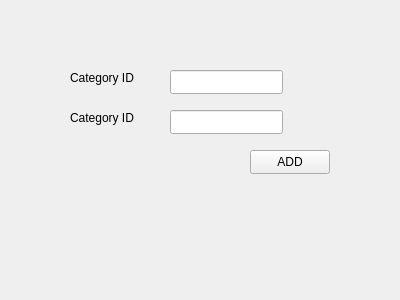
<?xml version="1.0" encoding="UTF-8"?>
<ui version="4.0">
 <class>Form</class>
 <widget class="QWidget" name="Form">
  <property name="geometry">
   <rect>
    <x>0</x>
    <y>0</y>
    <width>400</width>
    <height>300</height>
   </rect>
  </property>
  <property name="windowTitle">
   <string>Form</string>
  </property>
  <widget class="QLineEdit" name="lineEdit">
   <property name="geometry">
    <rect>
     <x>170</x>
     <y>70</y>
     <width>113</width>
     <height>24</height>
    </rect>
   </property>
  </widget>
  <widget class="QLabel" name="label">
   <property name="geometry">
    <rect>
     <x>70</x>
     <y>70</y>
     <width>71</width>
     <height>16</height>
    </rect>
   </property>
   <property name="text">
    <string>Category ID</string>
   </property>
  </widget>
  <widget class="QPushButton" name="pushButton">
   <property name="geometry">
    <rect>
     <x>250</x>
     <y>150</y>
     <width>80</width>
     <height>24</height>
    </rect>
   </property>
   <property name="text">
    <string>ADD</string>
   </property>
  </widget>
  <widget class="QLineEdit" name="lineEdit_2">
   <property name="geometry">
    <rect>
     <x>170</x>
     <y>110</y>
     <width>113</width>
     <height>24</height>
    </rect>
   </property>
   <property name="text">
    <string/>
   </property>
  </widget>
  <widget class="QLabel" name="label_2">
   <property name="geometry">
    <rect>
     <x>70</x>
     <y>110</y>
     <width>91</width>
     <height>16</height>
    </rect>
   </property>
   <property name="text">
    <string>Category ID</string>
   </property>
  </widget>
 </widget>
 <resources/>
 <connections/>
</ui>
